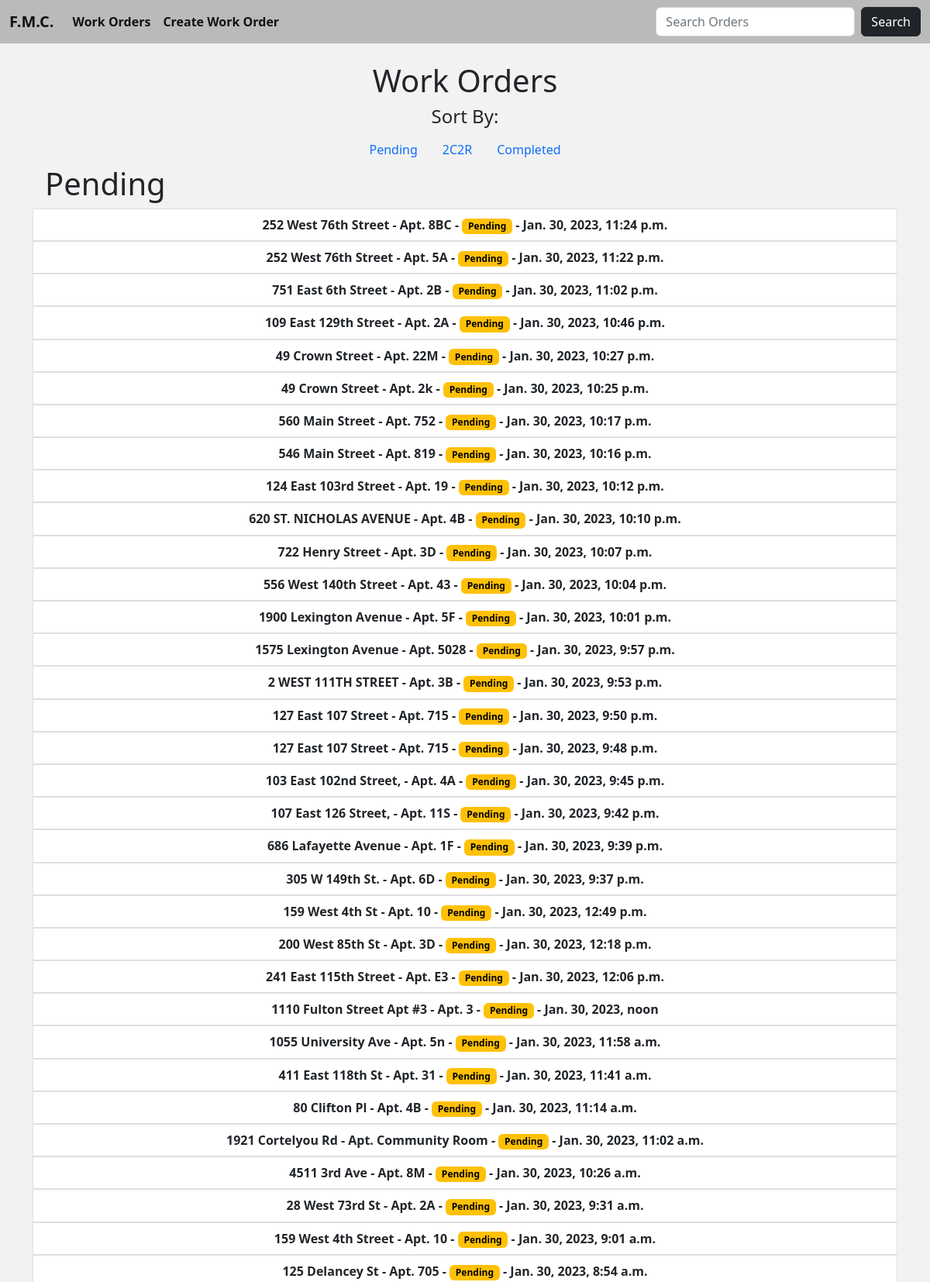
The page /work_orders_pending/ (upper part) on the database its author committed.
### fmc/models.py (models this page shows, shortened)
class Work(models.Model):
    company = models.CharField('Management Company', max_length=64, blank=True)
    address = models.CharField(max_length=64)
    apartment = models.CharField(max_length=64)
    city = models.CharField(max_length=64, null=True)
    zip_code = models.IntegerField('Zip Code', null=True, blank=True)
    state = models.CharField(max_length=12, choices=STATE_CHOICES, default='NEW YORK')
    appliance = models.CharField(max_length=64)
    phone = models.CharField('Phone Number', max_length=64, null=True, blank=True)
    comments = models.CharField('Description', max_length=64, null=True, blank=True)
    private = models.CharField(max_length=12, choices=PRIVATE_CHOICES, default='')
    status = models.CharField(max_length=12, choices=STATUS_CHOICES, default='Pending')
    date_added = models.DateTimeField(auto_now_add=True, null=True)
    logo = models.ImageField(null=True, blank=True)
    requested = models.DateField(null=True, blank=True)
    completed = models.DateField('Date Complete', null=True, blank=True)
    complete_by = models.CharField('Complete By', max_length=12, choices=TECHNICIAN, blank=True, default='')

### fmc/views.py (the view)
# urls.py: path('work_orders_pending/', views.WorkOrdersPending.as_view(), name='work-orders-pending'),
class WorkOrdersPending(ListView):
    model = Work
    template_name = 'work_orders_pending.html'
    ordering = ['-date_added']

### fmc/templates/work_orders_pending.html (shortened to what this page needs)
{% extends 'index.html' %}
{% block body %}
    <div class="container">
        <center>
            <h1>Work Orders</h1>
        </center>
    </div>
    <center>
        <h4>Sort By:</h4>
    </center>
    <div class="container">
        <ul class="nav justify-content-center">
            <li class="nav-item">
              <a class="nav-link" aria-current="page" href="{% url 'work-orders-pending' %}">Pending</a>
            </li>
            <li class="nav-item">
              <a class="nav-link" href="{% url 'work-orders-2c2r' %}">2C2R</a>
            </li>
            <li class="nav-item">
              <a class="nav-link" href="{% url 'work-orders-completed' %}">Completed</a>
            </li>
          </ul>
    </div>
<h1 class="ps-3">Pending</h1>
<div class="list-group">
    {% for work_orders in object_list %}
            {% if work_orders.status == 'Pending' %}
            <center>
                <a href="{% url 'work-order-details' work_orders.pk %}" class="list-group-item list-group-item-action"><strong>{{ work_orders.address }} - Apt. {{ work_orders.apartment }} -
                        <span href="#" class="badge text-bg-warning">{{ work_orders.status }}</span></strong>
                        <strong>- {{ work_orders.date_added }} </strong>
                </a>
            </center>
        {% endif %}
    {% endfor %}
</div>
{% endblock %}

### fmc/templates/index.html (style rules this page uses)
body { background-color: #F2F2F2; }

### rows shown on the page
Work: address "252 West 76th Street", apartment "8BC", status "Pending", date_added "Jan. 30, 2023, 11:24 p.m."
Work: address "252 West 76th Street", apartment "5A", status "Pending", date_added "Jan. 30, 2023, 11:22 p.m."
Work: address "751 East 6th Street", apartment "2B", status "Pending", date_added "Jan. 30, 2023, 11:02 p.m."
Work: address "109 East 129th Street", apartment "2A", status "Pending", date_added "Jan. 30, 2023, 10:46 p.m."
Work: address "49 Crown Street", apartment "22M", status "Pending", date_added "Jan. 30, 2023, 10:27 p.m."
Work: address "49 Crown Street", apartment "2k", status "Pending", date_added "Jan. 30, 2023, 10:25 p.m."
Work: address "560 Main Street", apartment "752", status "Pending", date_added "Jan. 30, 2023, 10:17 p.m."
Work: address "546 Main Street", apartment "819", status "Pending", date_added "Jan. 30, 2023, 10:16 p.m."
Work: address "124 East 103rd Street", apartment "19", status "Pending", date_added "Jan. 30, 2023, 10:12 p.m."
Work: address "620 ST. NICHOLAS AVENUE", apartment "4B", status "Pending", date_added "Jan. 30, 2023, 10:10 p.m."
Work: address "722 Henry Street", apartment "3D", status "Pending", date_added "Jan. 30, 2023, 10:07 p.m."
Work: address "556 West 140th Street", apartment "43", status "Pending", date_added "Jan. 30, 2023, 10:04 p.m."
Work: address "1900 Lexington Avenue", apartment "5F", status "Pending", date_added "Jan. 30, 2023, 10:01 p.m."
Work: address "1575 Lexington Avenue", apartment "5028", status "Pending", date_added "Jan. 30, 2023, 9:57 p.m."
Work: address "2 WEST 111TH STREET", apartment "3B", status "Pending", date_added "Jan. 30, 2023, 9:53 p.m."
Work: address "127 East 107 Street", apartment "715", status "Pending", date_added "Jan. 30, 2023, 9:50 p.m."
Work: address "127 East 107 Street", apartment "715", status "Pending", date_added "Jan. 30, 2023, 9:48 p.m."
Work: address "103 East 102nd Street,", apartment "4A", status "Pending", date_added "Jan. 30, 2023, 9:45 p.m."
Work: address "107 East 126 Street,", apartment "11S", status "Pending", date_added "Jan. 30, 2023, 9:42 p.m."
Work: address "686 Lafayette Avenue", apartment "1F", status "Pending", date_added "Jan. 30, 2023, 9:39 p.m."
Work: address "305 W 149th St.", apartment "6D", status "Pending", date_added "Jan. 30, 2023, 9:37 p.m."
Work: address "159 West 4th St", apartment "10", status "Pending", date_added "Jan. 30, 2023, 12:49 p.m."
Work: address "200 West 85th St", apartment "3D", status "Pending", date_added "Jan. 30, 2023, 12:18 p.m."
Work: address "241 East 115th Street", apartment "E3", status "Pending", date_added "Jan. 30, 2023, 12:06 p.m."
Work: address "1110 Fulton Street Apt #3", apartment "3", status "Pending", date_added "Jan. 30, 2023, noon"
Work: address "1055 University Ave", apartment "5n", status "Pending", date_added "Jan. 30, 2023, 11:58 a.m."
Work: address "411 East 118th St", apartment "31", status "Pending", date_added "Jan. 30, 2023, 11:41 a.m."
Work: address "80 Clifton Pl", apartment "4B", status "Pending", date_added "Jan. 30, 2023, 11:14 a.m."
Work: address "1921 Cortelyou Rd", apartment "Community Room", status "Pending", date_added "Jan. 30, 2023, 11:02 a.m."
Work: address "4511 3rd Ave", apartment "8M", status "Pending", date_added "Jan. 30, 2023, 10:26 a.m."
Work: address "28 West 73rd St", apartment "2A", status "Pending", date_added "Jan. 30, 2023, 9:31 a.m."
Work: address "159 West 4th Street", apartment "10", status "Pending", date_added "Jan. 30, 2023, 9:01 a.m."
Work: address "125 Delancey St", apartment "705", status "Pending", date_added "Jan. 30, 2023, 8:54 a.m."
